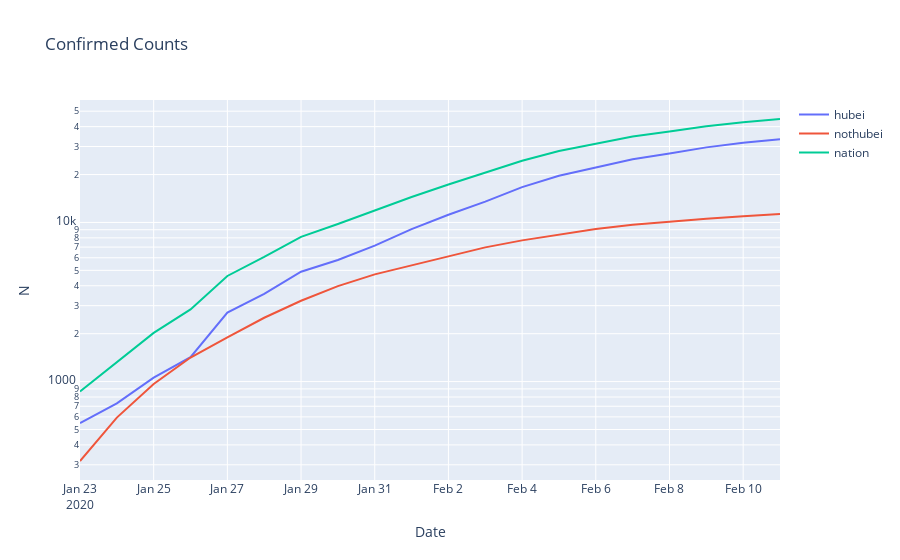

Notebook code for this chart:
### Code cell
fig = go.Figure()
fig.add_trace(go.Scatter(x=result_n.date, y=result_n.confirmedCount_hubei,
                    mode='lines',
                    name='hubei'))
fig.add_trace(go.Scatter(x=result_n.date, y=result_n.confirmedCount_nothubei,
                    mode='lines',
                    name='nothubei'))
fig.add_trace(go.Scatter(x=result_n.date, y=result_n.confirmedCount_nation,
                    mode='lines',
                    name='nation'))
fig.update_layout(yaxis_type="log", title="Confirmed Counts", xaxis_title="Date", yaxis_title="N")
fig.show()

### Figure 1 — Plotly figure (JSON) as saved in the notebook; plotly's stock layout.template omitted (floating-point values rounded to 4 significant figures)
{"data": [{"mode": "lines", "name": "hubei", "type": "scatter", "x": ["2020-01-23T00:00:00", "2020-01-24T00:00:00", "2020-01-25T00:00:00", "2020-01-26T00:00:00", "2020-01-27T00:00:00", "2020-01-28T00:00:00", "2020-01-29T00:00:00", "2020-01-30T00:00:00", "2020-01-31T00:00:00", "2020-02-01T00:00:00", "2020-02-02T00:00:00", "2020-02-03T00:00:00", "2020-02-04T00:00:00", "2020-02-05T00:00:00", "2020-02-06T00:00:00", "2020-02-07T00:00:00", "2020-02-08T00:00:00", "2020-02-09T00:00:00", "2020-02-10T00:00:00", "2020-02-11T00:00:00"], "y": [549, 730, 1058, 1423, 2714, 3554, 4903, 5806, 7153, 9074, 11177, 13522, 16678, 19665, 22112, 24953, 27100, 29631, 31728, 33366]}, {"mode": "lines", "name": "nothubei", "type": "scatter", "x": ["2020-01-23T00:00:00", "2020-01-24T00:00:00", "2020-01-25T00:00:00", "2020-01-26T00:00:00", "2020-01-27T00:00:00", "2020-01-28T00:00:00", "2020-01-29T00:00:00", "2020-01-30T00:00:00", "2020-01-31T00:00:00", "2020-02-01T00:00:00", "2020-02-02T00:00:00", "2020-02-03T00:00:00", "2020-02-04T00:00:00", "2020-02-05T00:00:00", "2020-02-06T00:00:00", "2020-02-07T00:00:00", "2020-02-08T00:00:00", "2020-02-09T00:00:00", "2020-02-10T00:00:00", "2020-02-11T00:00:00"], "y": [317, 594, 966, 1417, 1895, 2518, 3221, 3978, 4719, 5386, 6133, 6972, 7716, 8425, 9103, 9669, 10134, 10567, 10944, 11301]}, {"mode": "lines", "name": "nation", "type": "scatter", "x": ["2020-01-23T00:00:00", "2020-01-24T00:00:00", "2020-01-25T00:00:00", "2020-01-26T00:00:00", "2020-01-27T00:00:00", "2020-01-28T00:00:00", "2020-01-29T00:00:00", "2020-01-30T00:00:00", "2020-01-31T00:00:00", "2020-02-01T00:00:00", "2020-02-02T00:00:00", "2020-02-03T00:00:00", "2020-02-04T00:00:00", "2020-02-05T00:00:00", "2020-02-06T00:00:00", "2020-02-07T00:00:00", "2020-02-08T00:00:00", "2020-02-09T00:00:00", "2020-02-10T00:00:00", "2020-02-11T00:00:00"], "y": [866, 1324, 2024, 2840, 4609, 6072, 8124, 9784, 11872, 14460, 17310, 20494, 24394, 28090, 31215, 34622, 37234, 40198, 42672, 44667]}], "layout": {"title": {"text": "Confirmed Counts"}, "xaxis": {"title": {"text": "Date"}}, "yaxis": {"title": {"text": "N"}, "type": "log"}}}
